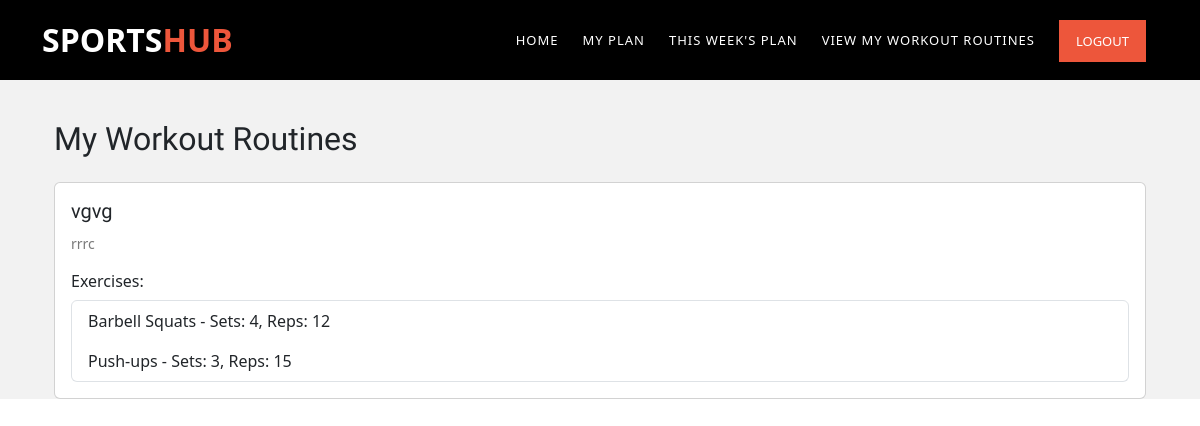
Screenshot of /Training/user_workout_routines/ (signed in) with the database file from the repository.
### Training/models.py (models this page shows, shortened)
class WorkoutRoutine(models.Model):
    name = models.CharField(max_length=255)
    description = models.TextField()
    exercises = models.ManyToManyField(Exercise, related_name='workout_routines')
    creator_user = models.ForeignKey(FitnessUser, on_delete=models.CASCADE, null=True, blank=True)
    creator_trainer = models.ForeignKey(FitnessTrainer, on_delete=models.CASCADE, null=True, blank=True)

class Exercise(models.Model):
    name = models.CharField(max_length=255)
    description = models.TextField(blank=True, null=True)
    sets = models.PositiveIntegerField(default=3)
    reps = models.PositiveIntegerField(default=10)
    additional_info = models.TextField(blank=True, null=True)

### Training/views.py (the view)
# urls.py: path('user_workout_routines/', views.user_workout_routines, name='user_workout_routines'),
@login_required
def user_workout_routines(request):
    fitness_user = request.user.fitnessuser
    assigned_workout_routines = WorkoutRoutine.objects.filter(creator_user=fitness_user)
    return render(request, 'user_workout_routines.html', {'assigned_workout_routines': assigned_workout_routines})

### Training/templates/user_workout_routines.html
{% extends "fu.html" %}
{% block content %}
  <div class="container mt-4">
    <h2 class="mb-4">My Workout Routines</h2>
    {% for workout_routine in assigned_workout_routines %}
      <div class="card mb-4">
        <div class="card-body">
          <h5 class="card-title">{{ workout_routine.name }}</h5>
          <p class="card-text">{{ workout_routine.description }}</p>
          <h6 class="mt-3">Exercises:</h6>
          <ul class="list-group">
            {% for exercise in workout_routine.exercises.all %}
              <li class="list-group-item">{{ exercise.name }} - Sets: {{ exercise.sets }}, Reps: {{ exercise.reps }}</li>
            {% endfor %}
          </ul>
        </div>
      </div>
    {% endfor %}
  </div>
{% endblock %}

### static/assets/css/templatemo-training-studio.css (style rules this page uses)
html, body, div, span, applet, object, iframe, h1, h2, h3, h4, h5, h6, p, blockquote, div pre, a, abbr, acronym, address, big, cite, code, del, dfn, em, font, img, ins, kbd, q, s, samp, small, strike, strong, sub, sup, tt, var, b, u, i, center, dl, dt, dd, ol, ul, li, figure, header, nav, section, article, aside, footer, figcaption { margin: 0; padding: 0; border: 0; outline: 0; }
ul, li { padding: 0; margin: 0; list-style: none; }
* { box-sizing: border-box; }
html, body { font-family: 'Poppins', sans-serif; font-weight: 400; background-color: #fff; font-size: 16px; -ms-text-size-adjust: 100%; -webkit-font-smoothing: antialiased; -moz-osx-font-smoothing: grayscale; }
h1, h2, h3, h4, h5, h6 { margin-top: 0px; margin-bottom: 0px; }
ul { margin-bottom: 0px; }
p { font-size: 14px; line-height: 25px; color: #7a7a7a; }
html, body { background: #fff; font-family: 'Poppins', sans-serif; }

### static/css/style.css (style rules this page uses)
html { overflow-x: hidden; }
h1, h2, h3, h4, h5, .h1, .h2, .h3, .h4, .h5 { font-family: "Muli", -apple-system, BlinkMacSystemFont, "Segoe UI", Roboto, "Helvetica Neue", Arial, sans-serif, "Apple Color Emoji", "Segoe UI Emoji", "Segoe UI Symbol", "Noto Color Emoji"; color: #000; }

### rows the page displays
WorkoutRoutine: name "vgvg", description "rrrc"
Exercise: name "Barbell Squats", sets "4", reps "12"
Exercise: name "Push-ups", sets "3", reps "15"
